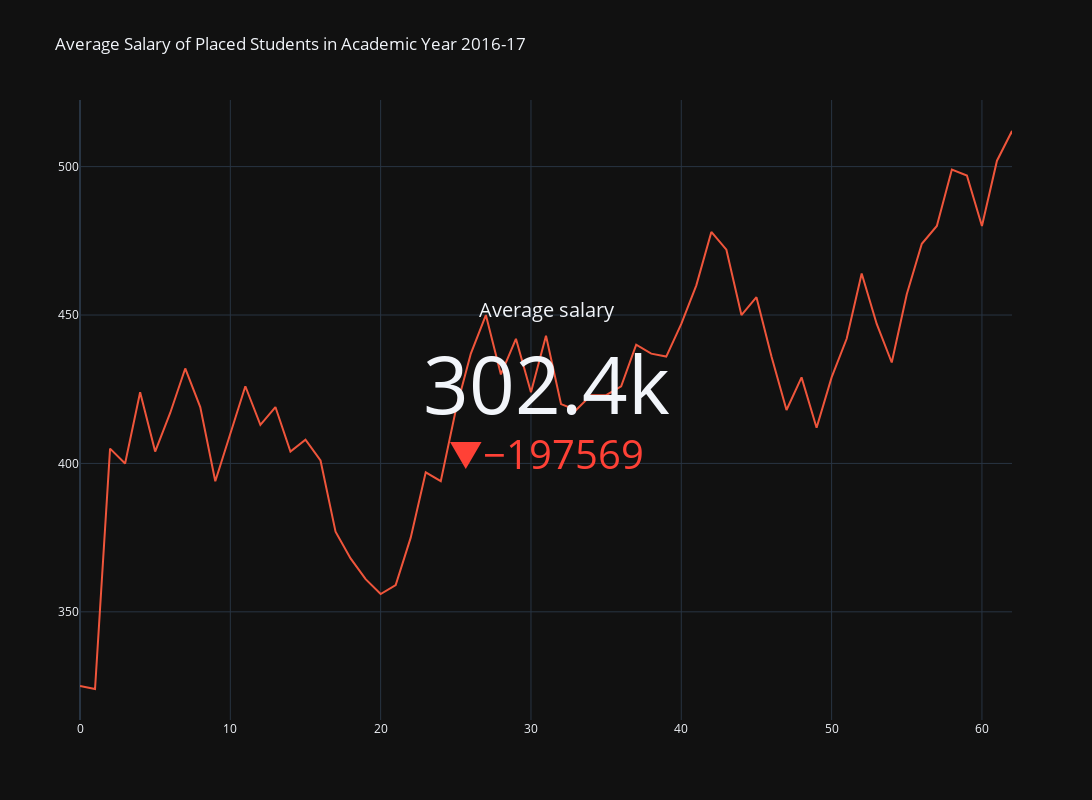

Source (notebook cell):
### Markdown cell above
# Average Salary of Placed Students in Academic Year 2016-17

### Code cell
import plotly.graph_objects as go

fig = go.Figure(go.Indicator(
    mode = "number+delta",
    value = 302431.00,
    delta = {"reference": 500000, "valueformat": ".0f"},
    title = {"text": "Average salary"},
    domain = {'y': [0, 1], 'x': [0.25, 0.75]}))

fig.add_trace(go.Scatter(
    y = [325, 324, 405, 400, 424, 404, 417, 432, 419, 394, 410, 426, 413, 419, 404, 408, 401, 377, 368, 361, 356, 359, 375, 397, 394, 418, 437, 450, 430, 442, 424, 443, 420, 418, 423, 423, 426, 440, 437, 436, 447, 460, 478, 472, 450, 456, 436, 418, 429, 412, 429, 442, 464, 447, 434, 457, 474, 480, 499, 497, 480, 502, 512, 492]))

fig.update_layout(xaxis = {'range': [0, 62]},template="plotly_dark",title="Average Salary of Placed Students in Academic Year 2016-17",height=800,width=1200)

fig.show()

### Figure 1 — Plotly figure (JSON) as saved in the notebook; plotly's stock layout.template omitted (floating-point values rounded to 4 significant figures)
{"data": [{"delta": {"reference": 500000, "valueformat": ".0f"}, "domain": {"x": [0.25, 0.75], "y": [0, 1]}, "mode": "number+delta", "title": {"text": "Average salary"}, "type": "indicator", "value": 302431}, {"type": "scatter", "y": [325, 324, 405, 400, 424, 404, 417, 432, 419, 394, 410, 426, 413, 419, 404, 408, 401, 377, 368, 361, 356, 359, 375, 397, 394, 418, 437, 450, 430, 442, 424, 443, 420, 418, 423, 423, 426, 440, 437, 436, 447, 460, 478, 472, 450, 456, 436, 418, 429, 412, 429, 442, 464, 447, 434, 457, 474, 480, 499, 497, 480, 502, 512, 492]}], "layout": {"height": 800, "title": {"text": "Average Salary of Placed Students in Academic Year 2016-17"}, "width": 1200, "xaxis": {"range": [0, 62]}}}
